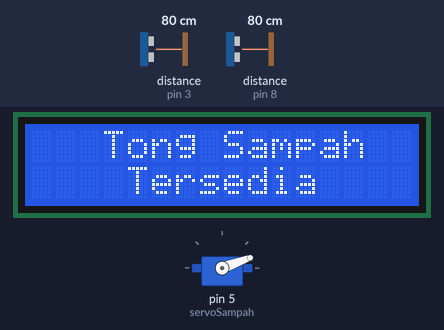
Bench run of a sketch on a simulated Arduino Uno, built with avr-gcc and run on an emulated ATmega328P. Parts: servo, 16×2 character LCD. The inputs (shaded band) are chosen by the test bench; at power-on: distance to the obstacle (sensors on pin 8, pin 3) 80 cm. The echo pulse lasts 58.3 µs per cm; what the sketch prints to the serial monitor is not drawn.

Above: at 4.2 s.
4.3 s: distance to the obstacle (sensor on pin 8) set to 4 cm
At 4.7 s:
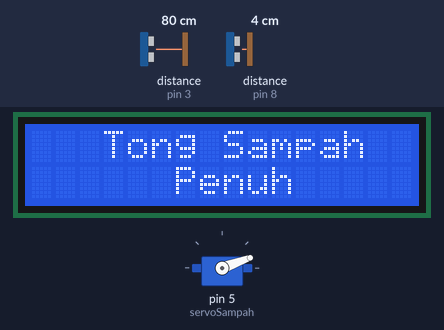
7.3 s: distance to the obstacle (sensor on pin 3) set to 2 cm
At 9.4 s:
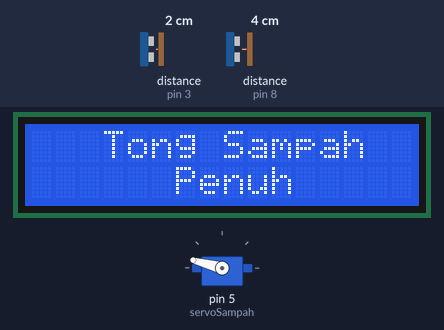
10.3 s: distance to the obstacle (sensor on pin 3) set to 4 cm
13.3 s: distance to the obstacle (sensor on pin 8) set to 2 cm
16.3 s: distance to the obstacle (sensor on pin 3) set to 35 cm
At 18.3 s:
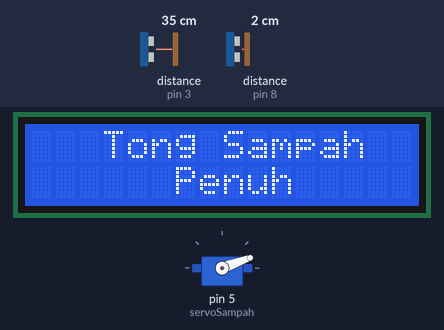
19.3 s: distance to the obstacle (sensor on pin 8) set to 4 cm
Timing chart, 0 to 22.3 s (numbered marks = the images above; inputs shaded):
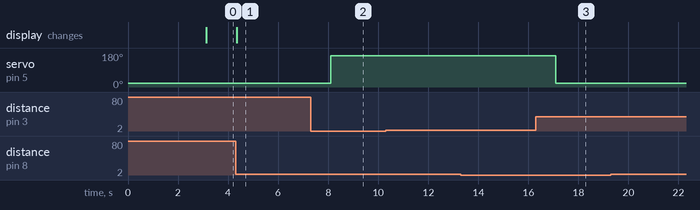

Measured:
- after the input at 4.3 s, the display: changes at once (image 1)
- after the input at 7.3 s, servo on pin 5 (servoSampah): 20° → 165° after 0.80 s
- after the input at 16.3 s, servo on pin 5 (servoSampah): 165° → 20° after 0.79 s

The sketch:

program.ino
```cpp
//Import Library
#include <NewPing.h>
#include <ServoTimer2.h>
#include <LiquidCrystal_I2C.h>

//Define or SetUp Sensor Luar
#define trigg_pin1 4
#define echo_pin1 3
#define max_distance 100
NewPing sensorLuar(trigg_pin1, echo_pin1, max_distance);
float durationS1, distanceS1;

//Define or SetUp Sensor Dalam
#define trigg_pin2 9
#define echo_pin2 8
NewPing sensorDalam(trigg_pin2, echo_pin2, max_distance);
float durationS2, distanceS2;

//Define or SetUp Servo Motor
ServoTimer2 servoSampah;

//Define or SetUp LCD
LiquidCrystal_I2C lcd (0x27,16,2);

void setup()
{
  Serial.begin(9600);

  //Inisialisasi Servo
  servoSampah.attach(5);
  servoSampah.write(750);

  //Inisialisasi LCD
  lcd.init();
  lcd.backlight();
  lcd.clear();
  lcd.setCursor(3, 0);
  lcd.print("TongSampah");
  lcd.setCursor(4, 1);
  lcd.print("Otomatis");
  delay(3000);
  lcd.clear();

  //Inisialisasi Timer1
  noInterrupts();
  TCCR1A = 0;
  TCCR1B = 0;
  TCNT1 = 49911;
  TCCR1B |= (1 << CS10)|(1 << CS12);
  TIMSK1 |= (1 << TOIE1);
  interrupts();
}

void loop()
{
  //Deteksi Jarak Dari Kedua Sensor
  durationS1 = sensorLuar.ping();
  distanceS1 = (durationS1 / 2) * 0.0343;
  durationS2 = sensorDalam.ping();
  distanceS2 = (durationS2 / 2) * 0.0343;

  //Cetak kata pada LCD
  if (distanceS2<=7 && distanceS2>0)
  {
    Serial.println("Tong Sampah Penuh");
    lcd.clear();
    lcd.setCursor(3, 0);
    lcd.print("Tong Sampah");
    lcd.setCursor(6, 1);
    lcd.print("Penuh");
    noInterrupts();
  }
  else if (distanceS2>7)
  {
    Serial.println("Tong Sampah Tersedia");
    lcd.setCursor(3, 0);
    lcd.print("Tong Sampah");
    lcd.setCursor(4, 1);
    lcd.print("Tersedia");
  }
  interrupts();
}

ISR(TIMER1_OVF_vect)
{
  TCNT1 = 49911;

  // Jika Sensor Mendeteksi Orang Mendekati Tong Sampah dan Menjauhi Tong Sampah
  if(distanceS1<=20 && distanceS1>0)
  {
    servoSampah.write(2250);
  }
  else if(distanceS1>20)
  {
    servoSampah.write(750);
  }
}
```
